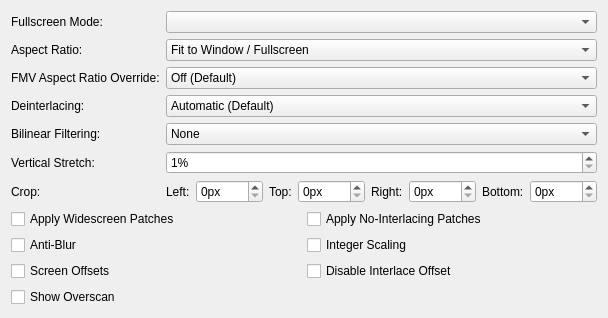
     <widget class="QWidget" name="gameDisplayTab">
      <attribute name="title">
       <string>Display</string>
      </attribute>
      <layout class="QFormLayout" name="formLayout_7">
       <item row="0" column="0">
        <widget class="QLabel" name="fsModeLabel">
         <property name="text">
          <string>Fullscreen Mode:</string>
         </property>
        </widget>
       </item>
       <item row="0" column="1">
        <widget class="QComboBox" name="fullscreenModes"/>
       </item>
       <item row="1" column="0">
        <widget class="QLabel" name="aspectRatioLabel">
         <property name="text">
          <string>Aspect Ratio:</string>
         </property>
        </widget>
       </item>
       <item row="1" column="1">
        <widget class="QComboBox" name="aspectRatio">
         <item>
          <property name="text">
           <string>Fit to Window / Fullscreen</string>
          </property>
         </item>
         <item>
          <property name="text">
           <string>Auto Standard (4:3 Interlaced / 3:2 Progressive)</string>
          </property>
         </item>
         <item>
          <property name="text">
           <string>Standard (4:3)</string>
          </property>
         </item>
         <item>
          <property name="text">
           <string>Widescreen (16:9)</string>
          </property>
         </item>
         <item>
          <property name="text">
           <string>Native/Full (10:7)</string>
          </property>
         </item>
        </widget>
       </item>
       <item row="2" column="0">
        <widget class="QLabel" name="fmvAspectRatioLabel">
         <property name="text">
          <string>FMV Aspect Ratio Override:</string>
         </property>
        </widget>
       </item>
       <item row="2" column="1">
        <widget class="QComboBox" name="fmvAspectRatio">
         <item>
          <property name="text">
           <string>Off (Default)</string>
          </property>
         </item>
         <item>
          <property name="text">
           <string>Auto Standard (4:3 Interlaced / 3:2 Progressive)</string>
          </property>
         </item>
         <item>
          <property name="text">
           <string>Standard (4:3)</string>
          </property>
         </item>
         <item>
          <property name="text">
           <string>Widescreen (16:9)</string>
          </property>
         </item>
         <item>
          <property name="text">
           <string>Native/Full (10:7)</string>
          </property>
         </item>
        </widget>
       </item>
       <item row="3" column="0">
        <widget class="QLabel" name="interlacingLabel">
         <property name="text">
          <string>Deinterlacing:</string>
         </property>
        </widget>
       </item>
       <item row="3" column="1">
        <widget class="QComboBox" name="interlacing">
         <item>
          <property name="text">
           <string>Automatic (Default)</string>
          </property>
         </item>
         <item>
          <property name="text">
           <string>No Deinterlacing</string>
          </property>
         </item>
         <item>
          <property name="text">
           <string extracomment="Weave: deinterlacing method that can be translated or left as-is in English. Sawtooth: refers to the jagged effect weave deinterlacing has on motion.">Weave (Top Field First, Sawtooth)</string>
          </property>
         </item>
         <item>
          <property name="text">
           <string extracomment="Weave: deinterlacing method that can be translated or left as-is in English. Sawtooth: refers to the jagged effect weave deinterlacing has on motion.">Weave (Bottom Field First, Sawtooth)</string>
          </property>
         </item>
         <item>
          <property name="text">
           <string extracomment="Bob: deinterlacing method that refers to the way it makes video look like it's bobbing up and down.">Bob (Top Field First, Full Frames)</string>
          </property>
         </item>
         <item>
          <property name="text">
           <string extracomment="Bob: deinterlacing method that refers to the way it makes video look like it's bobbing up and down.">Bob (Bottom Field First, Full Frames)</string>
          </property>
         </item>
         <item>
          <property name="text">
           <string extracomment="Blend: deinterlacing method that blends the colors of the two frames, can be translated or left as-is in English.">Blend (Top Field First, Merge 2 Fields)</string>
          </property>
         </item>
         <item>
          <property name="text">
           <string extracomment="Blend: deinterlacing method that blends the colors of the two frames, can be translated or left as-is in English.">Blend (Bottom Field First, Merge 2 Fields)</string>
          </property>
         </item>
         <item>
          <property name="text">
           <string extracomment="Adaptive: deinterlacing method that should be translated.">Adaptive (Top Field First, Similar to Bob + Weave)</string>
          </property>
         </item>
         <item>
          <property name="text">
           <string extracomment="Adaptive: deinterlacing method that should be translated.">Adaptive (Bottom Field First, Similar to Bob + Weave)</string>
          </property>
         </item>
        </widget>
       </item>
       <item row="4" column="0">
        <widget class="QLabel" name="billinearLabel">
         <property name="text">
          <string>Bilinear Filtering:</string>
         </property>
        </widget>
       </item>
       <item row="4" column="1">
        <widget class="QComboBox" name="bilinearFiltering">
         <item>
          <property name="text">
           <string>None</string>
          </property>
         </item>
         <item>
          <property name="text">
           <string extracomment="Smooth: Refers to the texture clarity.">Bilinear (Smooth)</string>
          </property>
         </item>
         <item>
          <property name="text">
           <string extracomment="Sharp: Refers to the texture clarity.">Bilinear (Sharp)</string>
          </property>
         </item>
        </widget>
       </item>
       <item row="5" column="0">
        <widget class="QLabel" name="verticalStretchLabel">
         <property name="text">
          <string>Vertical Stretch:</string>
         </property>
        </widget>
       </item>
       <item row="5" column="1">
        <widget class="QSpinBox" name="stretchY">
         <property name="suffix">
          <string extracomment="Percentage sign that shows next to a value. You might want to add a space before if your language requires it.">%</string>
         </property>
         <property name="minimum">
          <number>1</number>
         </property>
         <property name="maximum">
          <number>300</number>
         </property>
        </widget>
       </item>
       <item row="6" column="0">
        <widget class="QLabel" name="cropLabel">
         <property name="text">
          <string>Crop:</string>
         </property>
        </widget>
       </item>
       <item row="6" column="1">
        <layout class="QHBoxLayout" name="cropLayout" stretch="0,1,0,1,0,1,0,1">
         <item>
          <widget class="QLabel" name="cropLeftLabel">
           <property name="text">
            <string extracomment="Warning: short space constraints. Abbreviate if necessary.">Left:</string>
           </property>
          </widget>
         </item>
         <item>
          <widget class="QSpinBox" name="cropLeft">
           <property name="suffix">
            <string>px</string>
           </property>
           <property name="maximum">
            <number>1000</number>
           </property>
          </widget>
         </item>
         <item>
          <widget class="QLabel" name="cropTopLabel">
           <property name="text">
            <string extracomment="Warning: short space constraints. Abbreviate if necessary.">Top:</string>
           </property>
          </widget>
         </item>
         <item>
          <widget class="QSpinBox" name="cropTop">
           <property name="suffix">
            <string>px</string>
           </property>
           <property name="maximum">
            <number>1000</number>
           </property>
          </widget>
         </item>
         <item>
          <widget class="QLabel" name="cropRightLabel">
           <property name="text">
            <string extracomment="Warning: short space constraints. Abbreviate if necessary.">Right:</string>
           </property>
          </widget>
         </item>
         <item>
          <widget class="QSpinBox" name="cropRight">
           <property name="suffix">
            <string>px</string>
           </property>
           <property name="maximum">
            <number>1000</number>
           </property>
          </widget>
         </item>
         <item>
          <widget class="QLabel" name="cropBottomLabel">
           <property name="text">
            <string extracomment="Warning: short space constraints. Abbreviate if necessary.">Bottom:</string>
           </property>
          </widget>
         </item>
         <item>
          <widget class="QSpinBox" name="cropBottom">
           <property name="suffix">
            <string>px</string>
           </property>
           <property name="maximum">
            <number>1000</number>
           </property>
          </widget>
         </item>
        </layout>
       </item>
       <item row="7" column="0" colspan="2">
        <layout class="QGridLayout" name="displayGridLayout">
         <item row="1" column="1">
          <widget class="QCheckBox" name="integerScaling">
           <property name="text">
            <string>Integer Scaling</string>
           </property>
          </widget>
         </item>
         <item row="0" column="0">
          <widget class="QCheckBox" name="widescreenPatches">
           <property name="text">
            <string>Apply Widescreen Patches</string>
           </property>
          </widget>
         </item>
         <item row="0" column="1">
          <widget class="QCheckBox" name="noInterlacingPatches">
           <property name="text">
            <string>Apply No-Interlacing Patches</string>
           </property>
          </widget>
         </item>
         <item row="1" column="0">
          <widget class="QCheckBox" name="PCRTCAntiBlur">
           <property name="text">
            <string>Anti-Blur</string>
           </property>
           <property name="shortcut">
            <string>Ctrl+S</string>
           </property>
          </widget>
         </item>
         <item row="2" column="1">
          <widget class="QCheckBox" name="DisableInterlaceOffset">
           <property name="text">
            <string>Disable Interlace Offset</string>
           </property>
          </widget>
         </item>
         <item row="2" column="0">
          <widget class="QCheckBox" name="PCRTCOffsets">
           <property name="text">
            <string>Screen Offsets</string>
           </property>
          </widget>
         </item>
         <item row="3" column="0">
          <widget class="QCheckBox" name="PCRTCOverscan">
           <property name="text">
            <string>Show Overscan</string>
           </property>
          </widget>
         </item>
        </layout>
       </item>
      </layout>
     </widget>
